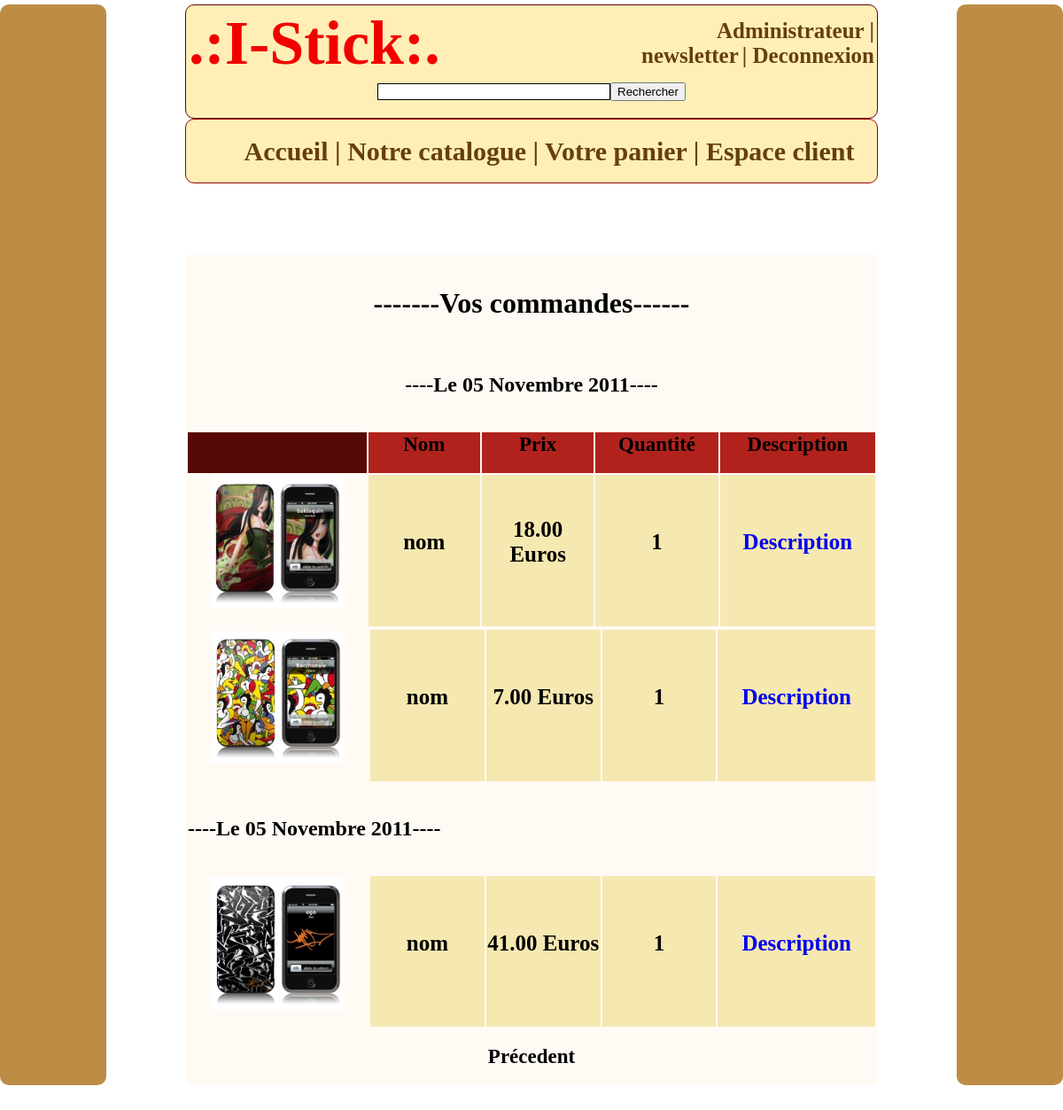
The app's page /index.php?uc=gererPanier&action=voirCommande (signed in) with its own data.
### tables this page shows
CREATE TABLE IF NOT EXISTS `contenir` (
  `num_commande` int(11) NOT NULL DEFAULT '0',
  `id_produit` int(11) NOT NULL DEFAULT '0',
  `quantite` int(11) NOT NULL,
  PRIMARY KEY (`num_commande`,`id_produit`),
  KEY `id_produit` (`id_produit`)
);

CREATE TABLE IF NOT EXISTS `commande` (
  `num_commande` int(11) NOT NULL AUTO_INCREMENT,
  `date` date DEFAULT NULL,
  `id_utilisateur` int(11) DEFAULT NULL,
  PRIMARY KEY (`num_commande`)
);

CREATE TABLE IF NOT EXISTS `produit` (
  `id_produit` int(11) NOT NULL AUTO_INCREMENT,
  `nom` varchar(35) DEFAULT NULL,
  `description` text,
  `image_produit` varchar(255) DEFAULT NULL,
  `prix` decimal(5,2) DEFAULT NULL,
  `id_couleur` int(11) DEFAULT NULL,
  `id_type_tel` int(11) DEFAULT NULL,
  PRIMARY KEY (`id_produit`),
  KEY `id_couleur` (`id_couleur`),
  KEY `id_type_tel` (`id_type_tel`)
);

### util/fonctions.inc.php (called while the page is built, shortened)
<?php
function utilisateurConnecte()
{   $a =  false ;
    if ( @$_SESSION['utilisateur'] == true )
	{
		$a = true ;
	}
	return $a;
}
 function dateEnChaine($ladate)
 {
	$mois = array("","Janvier","Février","Mars","Avril","Mai","Juin","Juillet","Août","Septembre","Octobre","Novembre","Décembre");
	$lemois = $ladate[5].$ladate[6];
	 $lemois = $mois[$lemois];
	$dateAretourner = "Le $ladate[8]$ladate[9] $lemois $ladate[0]$ladate[1]$ladate[2]$ladate[3]";
	return $dateAretourner;
}
?>

### util/class.pdoMystick.inc.php (called while the page is built, shortened)
<?php
class PdoMystick
{
      	private static $serveur='mysql:host=localhost';
      	private static $bdd='dbname=my_stick';
      	private static $user='sk' ;
      	private static $mdp='EW8ah9tyWFqEt6X5' ;
		private static $monPdo;
		private static $monPdoMystick = null;
	private function __construct()
	{
    		PdoMystick::$monPdo = new PDO(PdoMystick::$serveur.';'.PdoMystick::$bdd, PdoMystick::$user, PdoMystick::$mdp);
			PdoMystick::$monPdo->query("SET CHARACTER SET utf8");
	}
	public  static function getPdoMystick()
	{
		if(PdoMystick::$monPdoMystick == null)
		{
			PdoMystick::$monPdoMystick= new PdoMystick();
		}
		return PdoMystick::$monPdoMystick;
	}
	public function getCommande($id_utilisateur)
	{
		$req = "SELECT  produit.id_produit, nom, description, prix, image_produit, quantite , date , contenir.num_commande
				FROM commande
				INNER JOIN contenir ON commande.num_commande = contenir.num_commande
				INNER JOIN produit ON produit.id_produit = contenir.id_produit
				WHERE id_utilisateur = '$id_utilisateur'
				 ";
		$res = PdoMystick::$monPdo->query($req);
		$produit = $res->fetchAll();
		return $produit;
	}
}
?>

### vues/v_commande.php (the view, shortened to what this page needs)
<div id="produit" align="left">
<?php
 @$num =$lesProduits[$nb-1]['num_commande'];
 if (!(isset($num )))
 {
 echo "<center>aucune commande passée à ce jour";
 }
 else
 {
 ?>
 <textfield>
 <table   width="100%">
<tr border="5px">
     <td  BGCOLOR="#570906" width="10%"><div align="center"><h3></div></td>
	 <td  BGCOLOR="#B1221C"  width="10%"><div align="center"><h3><c2 class="texte">Nom</c2></div></td>
     <td  BGCOLOR="#B1221C" width="10%"><div align="center"><h3><c2 class="texte">Prix</c2></div></td>
	 <td  BGCOLOR="#B1221C" width="10%"><div align="center"><h3><c2 class="texte">Quantité</c2></div></td>
     <td  BGCOLOR="#B1221C" width="10%"><div align="center"><h3><c2 class="texte">Description</c2></div></td>
</tr>
<?php
 echo "<center><h1><br>-------Vos commandes------<br></h1>";
 foreach( $lesProduits as $unProduit)
 {
		$id = $unProduit['id_produit'];
		$nom = $unProduit['nom'];
		$prix=$unProduit['prix'];
		$num_commande =$unProduit['num_commande'];
		$date = $unProduit['date'];
		$date = dateEnChaine($date );
		$image = $unProduit['image_produit'];
		$quantite = $unProduit['quantite'];
		if( $num_commande != $num)
		{
			echo "<br><legend><h2>----$date----</h2></legend><br>";
			$num = $num_commande;
		}
	?>
		<tr border="5px">
			 <td  BGCOLOR="" width="10%"><div align="center"><h3><a href="index.php?uc=voirProduits&action=details&numProd=<?php echo $id ?>"><img width="150px" height="150px" src="<?php echo $image ?>"  /></a></div></td>
			 <td  BGCOLOR="#F6E8B1"  width="10%"><div align="center"><h3><larissa class="simpore"><?php echo $nom ?></larissa></div></td>
			 <td  BGCOLOR="#F6E8B1" width="10%"><div align="center"><h3><larissa class="simpore"><?php echo $prix." Euros" ?></div></td>
			 <td  BGCOLOR="#F6E8B1" width="10%"><div align="center"><h3><larissa class="simpore"><?php echo $quantite ?></div></td>
			 <td  BGCOLOR="#F6E8B1" width="10%"><div align="center"><h3><larissa class="simpore"><a href="index.php?uc=voirProduits&action=details&numProd=<?php echo $id ?>">Description</a></div></td>
		</tr>
	</table>
	<table   width="100%">
	<?php
	$num = $num_commande;
	}
}
?>
</textfield>
<center> <a  onClick="history.back()" ><h3><c2 class="texte">Précedent</c2></h3> </a>
</div>

### vues/v_panneauDroit.php
<div id="panneauDroit">
</div>

### vues/v_panneauGauche.php
<div id="panneauGauche">
</div>

### vues/v_entete.php (shortened to what this page needs)
<!DOCTYPE HTML PUBLIC "-//W3C//DTD HTML 4.01 Transitional//EN"
"http://www.w3.org/TR/html4/loose.dtd">
<html lang="fr">
<head>
<link href="util/my-css2.css" rel="stylesheet"  type="text/css">
</head>
<body>
<center>
<div id="entete">
<table width="100%" height="100px">
<tr width="60%">
<td width="40%" ><a href="index.php?uc=accueil"><strong><b1 class ="en_tete">.:I-Stick:.</a></b1></td>
 			<td width="20%"><div align="right"><a href="index.php?uc=administrer&action=connection_admin"><b2 class ="ans"><strong>Administrateur |</strong></b2> </a>
			 <a href="index.php?uc=administrer&action=newsletter"> <b2 class ="ans"><strong>newsletter</strong></b2> </a>
			<?php if ((utilisateurConnecte()) ||  (@$_SESSION['admin'] == true ))
			{
			?>
			 <a href="index.php?uc=administrer&action=deconnection_admin"> <b2 class ="ans"><strong>| Deconnexion</strong></b2> </a></td>
			<?php
			}
			?></div>
<tr>
 <td COLSPAN=4> <center>
		<form    method="post" action="index.php?uc=voirProduits&categorie=null&action=rechercherProduit">
		<input type="text" value=""  maxlength="20"  class="input" height="12px" size="30" name ="recherche"><input type="submit" value="Rechercher"></form ></center></td>
</tr>

### vues/v_bandeau.php
<div id="bandeau">
	<ul><h3>
		 <a href="index.php?uc=accueil">  <b2 class ="bandeau">Accueil | </b2></a>
		 <a href="index.php?uc=voirProduits&action=voirCategories"> <b2 class ="bandeau">Notre catalogue | </b2></a>
		 <a href="index.php?uc=gererPanier&action=voirPanier">  <b2 class ="bandeau">Votre panier | </b2></a>
		 <a href="index.php?uc=administrer&action=choixIdentification"> <b2 class ="bandeau">Espace client </b2></a>
	</ul></h3>
</div>

### index.php (shortened to what this page needs)
<?php
require_once("util/fonctions.inc.php");
require_once("util/class.PdoMystick.inc.php");
include("vues/v_panneauDroit.php");
include("vues/v_panneauGauche.php");
include("vues/v_entete.php") ;
include("vues/v_bandeau.php") ;
if(!isset($_REQUEST['uc']))
     $uc = 'accueil';
else
	$uc = $_REQUEST['uc'];
$pdo = PdoMystick::getPdoMystick();
switch($uc)
{
	case 'gererPanier' :
		{ include("controleurs/c_gestionPanier.php");break; }
}
?>

### controleurs/c_gestionPanier.php (shortened to what this page needs)
<?php
$action = $_REQUEST['action'];
switch($action)
{
?>
<?php
	case 'voirCommande' :
			@$id_utilisateur = $_SESSION['id_utilisateur'];
			$lesProduits = $pdo->getCommande($id_utilisateur);
			$nb = count($lesProduits);
			$lesProduits = array_reverse($lesProduits);
			include('vues/v_commande.php');
			break;
}
?>

### util/my-css2.css (style rules this page uses)
body { width: 100%; margin: auto; margin-top: 5px; margin-bottom: 30px; background-attachment: fixed; float : center; }
#entete { font-size :25px; text-align: center; width: 65% ; background: #FFEFB6 ; border: 1px solid #600; border-radius: 10px; font-size :25px; }
#bandeau { float : center; text-align: center; width: 65% ; border: 1px solid #900 ; background: #FFEFB6 ; border-radius: 10px; }
#panneauDroit { float :right; width: 10% ; height: 100% ; background-color :#BD8D46; border-radius: 10px; }
#panneauGauche { float :left; width: 10% ; height: 100%; background-repeat: repeat; background-color :#BD8D46; border-radius: 10px; }
#produit { margin-top: 80px; width: 65% ; height: *px; background-repeat: no-repeat; background-color :#FFFAF4 }
b1.en_tete { color:#F20000; font-family: Andalus; font-size :70px; }
b2.bandeau { color:#663E10; font-family: Andalus; font-size :30px; }
b2.ans { color:#663E10; font-family: Andalus; font-size : 25px; }
c2.texte { font-size :23px; }
larissa.simpore { font-size :25px; }
.input { border: 1px solid #000; }

### vues/v_entete.php (style rules this page uses)
a { text-decoration:none }

### records on screen
contenir: num_commande.date "Le 05 Novembre 2011", id_produit.image_produit (picture), id_produit.nom "nom", id_produit.prix "18.00", quantite "1"
contenir: id_produit.image_produit (picture), id_produit.nom "nom", id_produit.prix "7.00", quantite "1"
contenir: num_commande.date "Le 05 Novembre 2011", id_produit.image_produit (picture), id_produit.nom "nom", id_produit.prix "41.00", quantite "1"
